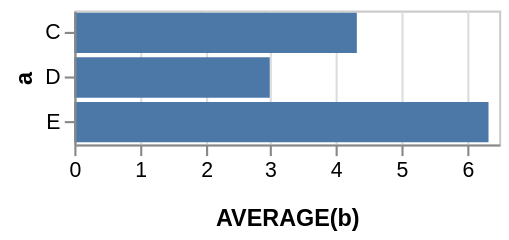

Vega-Lite specification stored for this chart:
### Vega specification from a JSON file in a GitHub repository (floating-point values rounded to 4 significant figures)
{"$schema": "https://vega.github.io/schema/vega/v3.0.json", "autosize": "pad", "padding": 5, "encode": {"update": {"stroke": {"value": "#ccc"}, "fill": {"value": "transparent"}}}, "data": [{"name": "source_0", "values": [{"a": "C", "b": 2}, {"a": "C", "b": 7}, {"a": "C", "b": 4}, {"a": "D", "b": 1}, {"a": "D", "b": 2}, {"a": "D", "b": 6}, {"a": "E", "b": 8}, {"a": "E", "b": 4}, {"a": "E", "b": 7}]}, {"name": "data_0", "source": "source_0", "transform": [{"type": "formula", "expr": "toNumber(datum[\"b\"])", "as": "b"}, {"type": "aggregate", "groupby": ["a"], "ops": ["average"], "fields": ["b"], "as": ["average_b"]}]}], "signals": [{"name": "width", "update": "200"}, {"name": "y_step", "value": 21}, {"name": "height", "update": "bandspace(domain('y').length, 0.1, 0.05) * y_step"}], "marks": [{"name": "marks", "type": "rect", "role": "bar", "from": {"data": "data_0"}, "encode": {"update": {"x": {"scale": "x", "field": "average_b"}, "x2": {"scale": "x", "value": 0}, "y": {"scale": "y", "field": "a"}, "height": {"scale": "y", "band": true}, "fill": {"value": "#4c78a8"}}}}], "scales": [{"name": "x", "type": "linear", "domain": {"data": "data_0", "field": "average_b"}, "range": [0, {"signal": "width"}], "round": true, "nice": true, "zero": true}, {"name": "y", "type": "band", "domain": {"data": "data_0", "field": "a", "sort": true}, "range": {"step": {"signal": "y_step"}}, "round": true, "paddingInner": 0.1, "paddingOuter": 0.05}], "axes": [{"scale": "x", "labelOverlap": true, "maxExtent": 25, "minExtent": 25, "orient": "bottom", "tickCount": 5, "title": "AVERAGE(b)", "zindex": 1}, {"scale": "x", "domain": false, "grid": true, "labels": false, "orient": "bottom", "tickCount": 5, "ticks": false, "zindex": 0, "gridScale": "y"}, {"scale": "y", "orient": "left", "title": "a", "zindex": 1}]}
